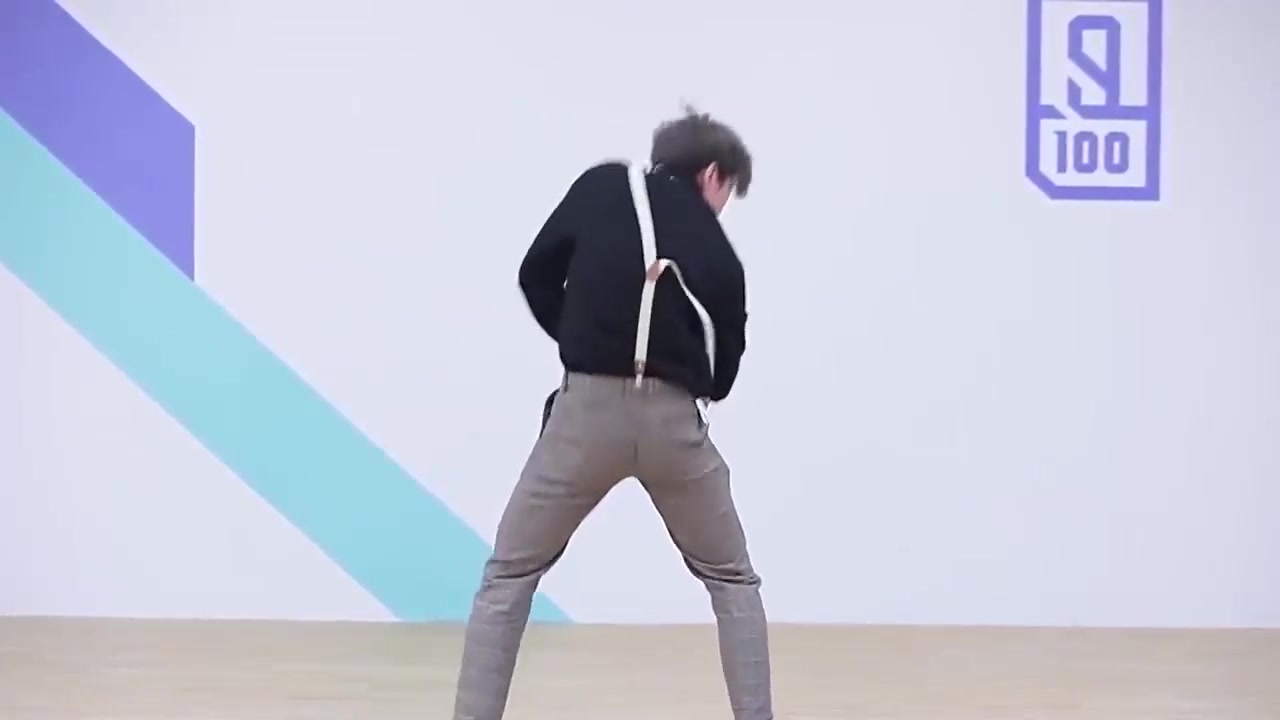
#> input picture image.jpg, 1280 x 720 px
$ python zhifantu.py
#> lines starting #> are read from the running program, lines starting #| are printed output that depends on the picture
# encoding:utf-8
import cv2
import numpy as np
import matplotlib.pyplot as plt

src = cv2.imread('image.jpg')
#> src is the input picture: shape (720, 1280, 3); mean B, G, R 216.8, 200.8, 197
cv2.imshow("src", src)

plt.hist(src.ravel(), 256)
plt.show()
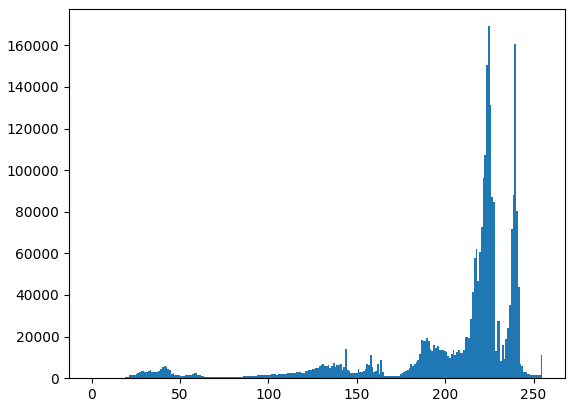
#> figure drawn by matplotlib, 1 panel; tallest bar 169185 high, from x = 224.1 to 225.1

cv2.waitKey(0)
cv2.destroyAllWindows()
